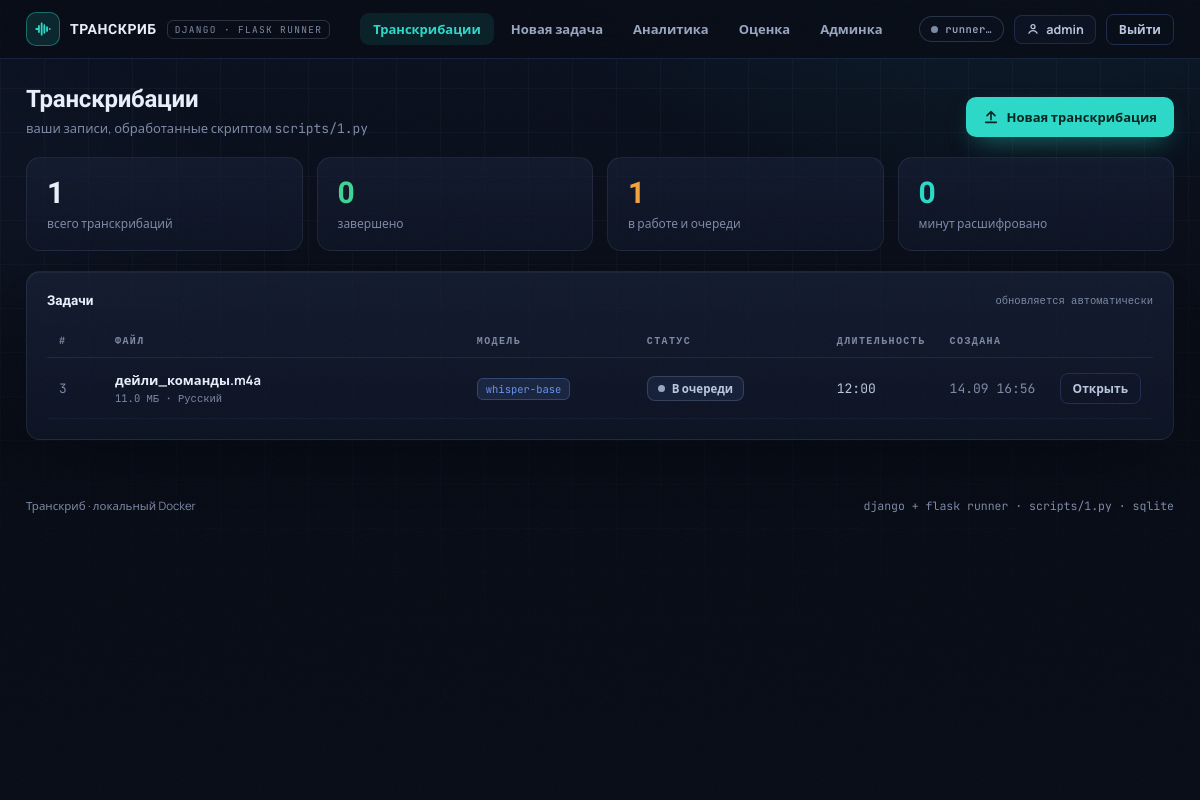
The app's page / (signed in), older data.
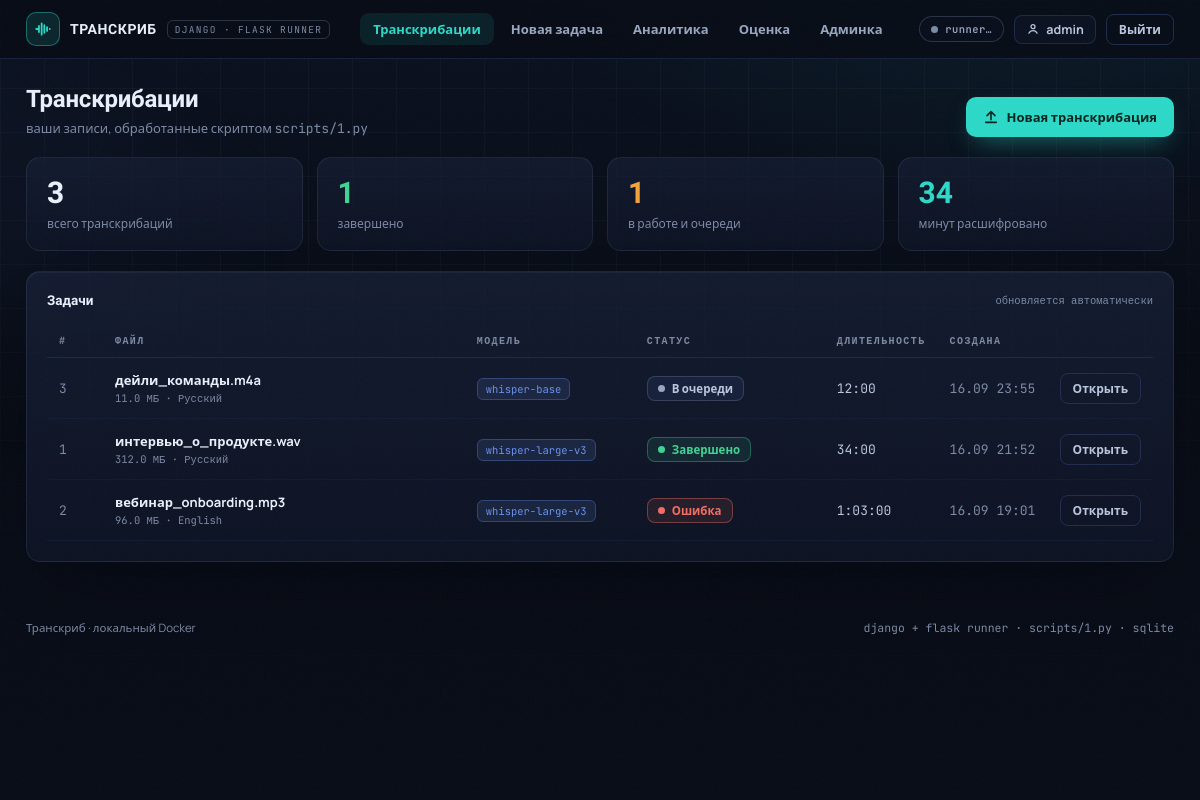
The same page, newer data.
### core/models.py (models this page shows, shortened)
class Task(models.Model):
    class Status(models.TextChoices):
        PENDING = "pending", "В очереди"
        RUNNING = "running", "Выполняется"
        DONE = "done", "Завершено"
        ERROR = "error", "Ошибка"
    user = models.ForeignKey(User, on_delete=models.CASCADE, related_name="tasks", verbose_name="Пользователь")
    input_file = models.FileField(
        "Файл",
        upload_to="uploads/",
        validators=[FileExtensionValidator(ALLOWED_EXTENSIONS)],
    )
    original_name = models.CharField("Исходное имя", max_length=255, blank=True)
    size_bytes = models.BigIntegerField("Размер, байт", default=0)
    duration_sec = models.FloatField("Длительность, сек", null=True, blank=True)
    language = models.CharField("Язык", max_length=32, default="Русский")
    model = models.CharField("Модель", max_length=64, default="large-v3-turbo")
    diarization = models.BooleanField("Диаризация спикеров", default=True)
    script = models.ForeignKey(
        "ProcessingScript",
        on_delete=models.SET_NULL,
        null=True,
        blank=True,
        related_name="tasks",
        verbose_name="Скрипт транскрибации",
        help_text="Выберите скрипт для обработки. Если не выбран, используется скрипт по умолчанию."
    )
    diarization_method = models.CharField("Метод диаризации", max_length=32, default="spectral",
                                          choices=[("ecapa", "ecapa"), ("spectral", "spectral")])
    timeout_sec = models.IntegerField("Таймаут (мс)", default=60000)
    gpu_id = models.IntegerField("ID GPU", default=0)
    metadata_json = models.TextField("Метаданные JSON", blank=True, default="")
    output_path = models.CharField("Путь вывода", max_length=512, blank=True, default="")
    status = models.CharField("Статус", max_length=10, choices=Status.choices, default=Status.PENDING)
    progress = models.PositiveSmallIntegerField("Прогресс, %", default=0)
    error = models.TextField("Ошибка", blank=True)
    transcript_text = models.TextField("Текст транскрибации", blank=True)
    words = models.PositiveIntegerField("Слов", null=True, blank=True)
    created_at = models.DateTimeField("Создана", auto_now_add=True)
    updated_at = models.DateTimeField("Обновлена", auto_now=True)
    finished_at = models.DateTimeField("Завершена", null=True, blank=True)
    class Meta:
        ordering = ["-created_at"]
        verbose_name = "Задача"
        verbose_name_plural = "Задачи"
    @property
    def display_name(self) -> str:
        return self.original_name or os.path.basename(self.input_file.name or "файл")
    @property
    def size_human(self) -> str:
        mb = (self.size_bytes or 0) / 1048576
        return f"{mb / 1024:.2f} ГБ" if mb >= 1024 else f"{mb:.1f} МБ"
    @property
    def duration_human(self) -> str:
        if not self.duration_sec:
            return "—"
        total = int(self.duration_sec)
        h, rem = divmod(total, 3600)
        m, s = divmod(rem, 60)
        return f"{h}:{m:02d}:{s:02d}" if h else f"{m:02d}:{s:02d}"

### core/views.py (the view)
# urls.py: path("", dashboard, name="dashboard"),
@login_required
def dashboard(request):
    tasks = Task.objects.filter(user=request.user)
    total = tasks.count()
    done_qs = tasks.filter(status=Task.Status.DONE)
    done = done_qs.count()
    active = tasks.filter(status__in=[Task.Status.RUNNING, Task.Status.PENDING]).count()
    errors = tasks.filter(status=Task.Status.ERROR).count()
    minutes = int((done_qs.aggregate(s=Sum("duration_sec"))["s"] or 0) // 60)
    context = {
        "tasks": tasks[:50],
        "kpis": {"total": total, "done": done, "active": active, "errors": errors, "minutes": minutes},
        "runner_online": runner_health(),
    }
    return render(request, "core/dashboard.html", context)

### core/utils.py (called while the page is built)
def runner_health() -> bool:
    try:
        resp = requests.get(settings.RUNNER_URL.rstrip("/") + "/health", timeout=2)
        return resp.status_code == 200
    except Exception:
        return False

### core/templates/core/dashboard.html (shortened to what this page needs)
{% extends "base.html" %}
{% load static %}
{% block content %}
<div class="page-head">
  <div>
    <h1 class="page-title">Транскрибации</h1>
    <p class="page-sub">ваши записи, обработанные скриптом <span class="mono">scripts/1.py</span></p>
  </div>
  <a href="{% url 'upload' %}" class="btn btn-primary">
    <svg viewBox="0 0 24 24" width="16" height="16" fill="none" stroke="currentColor" stroke-width="2.4" stroke-linecap="round" stroke-linejoin="round"><path d="M12 16V4M6 10l6-6 6 6M4 20h16"/></svg>
    Новая транскрибация
  </a>
</div>
<section class="kpis" aria-label="Показатели">
  <div class="kpi">
    <p class="kpi-num" id="kpi-total">{{ kpis.total }}</p>
    <p class="kpi-label">всего транскрибаций</p>
  </div>
  <div class="kpi">
    <p class="kpi-num ok" id="kpi-done">{{ kpis.done }}</p>
    <p class="kpi-label">завершено</p>
  </div>
  <div class="kpi">
    <p class="kpi-num warn" id="kpi-active">{{ kpis.active }}</p>
    <p class="kpi-label">в работе и очереди</p>
  </div>
  <div class="kpi">
    <p class="kpi-num acc" id="kpi-minutes">{{ kpis.minutes }}</p>
    <p class="kpi-label">минут расшифровано</p>
  </div>
</section>
<section class="panel tasks-panel">
  <header class="panel-head">
    <h2>Задачи</h2>
    <span class="mono hint">обновляется автоматически</span>
  </header>
  <div class="table-wrap">
    <table class="tasks-table">
      <thead>
        <tr>
          <th class="col-id">#</th>
          <th>Файл</th>
          <th class="col-model">Модель</th>
          <th class="col-status">Статус</th>
          <th class="col-dur">Длительность</th>
          <th class="col-date">Создана</th>
          <th class="col-act"></th>
        </tr>
      </thead>
      <tbody id="tasks-body">
        {% for t in tasks %}
        <tr data-id="{{ t.pk }}">
          <td class="mono col-id">{{ t.pk }}</td>
          <td>
            <div class="file-cell">
              <span class="file-name">{{ t.display_name }}</span>
              <span class="file-meta mono">{{ t.size_human }} · {{ t.language }}</span>
            </div>
          </td>
          <td class="col-model"><span class="model-chip mono">{{ t.model }}</span></td>
          <td class="col-status" data-cell="status">
            {% include "core/_status.html" with status=t.status progress=t.progress %}
          </td>
          <td class="mono col-dur">{{ t.duration_human }}</td>
          <td class="mono col-date">{{ t.created_at|date:"d.m H:i" }}</td>
          <td class="col-act"><a class="btn btn-ghost btn-sm" href="{% url 'task_detail' t.pk %}">Открыть</a></td>
        </tr>
        {% empty %}
        <tr id="tasks-empty">
          <td colspan="7" class="empty-cell">
            Пока нет ни одной транскрибации — <a href="{% url 'upload' %}">загрузите первый файл</a>.
          </td>
        </tr>
        {% endfor %}
      </tbody>
    </table>
  </div>
</section>
{% endblock %}

### core/templates/base.html (shortened to what this page needs)
{% load static %}<!doctype html>
<html lang="ru">
<head>
  <link rel="stylesheet" href="{% static 'core/css/app.css' %}" />
</head>
<body data-csrf="{{ csrf_token }}">
  <div class="bg-layer" aria-hidden="true"></div>
  <div class="bg-noise" aria-hidden="true"></div>
  <header class="topbar">
    <a class="brand" href="{% url 'dashboard' %}">
      <span class="brand-mark">
        <svg viewBox="0 0 24 24" width="18" height="18" fill="none" stroke="currentColor" stroke-width="2.4" stroke-linecap="round">
          <path d="M3 12h2.2M6.6 8v8M10.2 4.5v15M13.8 7v10M17.4 9.5v5M21 12h.01" />
        </svg>
      </span>
      <span class="brand-name">ТРАНСКРИБ</span>
      <span class="brand-tag">django · flask runner</span>
    </a>
    <nav class="nav">
      <a href="{% url 'dashboard' %}" class="{% if request.resolver_match.url_name == 'dashboard' %}active{% endif %}">Транскрибации</a>
      <a href="{% url 'upload' %}" class="{% if request.resolver_match.url_name == 'upload' %}active{% endif %}">Новая задача</a>
      <a href="{% url 'analytics_dashboard' %}" class="{% if 'analytics' in request.path %}active{% endif %}">Аналитика</a>
      <a href="{% url 'evaluation_dashboard' %}" class="{% if 'evaluation' in request.path %}active{% endif %}">Оценка</a>
      <a href="/admin/" target="_blank" rel="noopener">Админка</a>
    </nav>
    <div class="topbar-right">
      <span class="runner-pill" id="runner-pill" data-state="unknown" title="Статус Flask-runner'а">
        <i class="runner-dot"></i><span id="runner-pill-text">runner…</span>
      </span>
      {% if user.is_authenticated %}
        <span class="user-chip" title="{{ user.username }}">
          <svg viewBox="0 0 24 24" width="14" height="14" fill="none" stroke="currentColor" stroke-width="2.2" stroke-linecap="round"><circle cx="12" cy="8" r="3.4"/><path d="M5 19.2c1.4-3 4-4.4 7-4.4s5.6 1.4 7 4.4"/></svg>
          {{ user.username }}
        </span>
        <form method="post" action="{% url 'logout' %}" class="inline-form">
          <button type="submit" class="btn btn-ghost btn-sm">Выйти</button>
        </form>
      {% endif %}
    </div>
  </header>
  <main class="wrap">
    {% block content %}{% endblock %}
  </main>
  <footer class="foot">
    <span>Транскриб · локальный Docker</span>
    <span class="mono">django + flask runner · scripts/1.py · sqlite</span>
  </footer>
</body>
</html>

### core/templates/core/_status.html
{% if status == "running" %}
  <span class="chip chip-running"><i class="chip-dot pulse"></i>Выполняется · {{ progress }}%</span>
  <span class="progress"><span class="progress-fill stripes" style="width:{{ progress }}%"></span></span>
{% elif status == "done" %}
  <span class="chip chip-done"><i class="chip-dot"></i>Завершено</span>
{% elif status == "error" %}
  <span class="chip chip-error"><i class="chip-dot"></i>Ошибка</span>
{% else %}
  <span class="chip chip-pending"><i class="chip-dot"></i>В очереди</span>
{% endif %}

Row changes from the older to the newer data that the page shows:
changed Task "дейли_команды.m4a": created_at "14.09 16:56" → "16.09 23:55"
added Task: pk "1", display_name "интервью_о_продукте.wav", size_human "312.0 МБ", language "Русский", model "whisper-large-v3", status "done" (drawn), duration_human "34:00", created_at "16.09 21:52"
added Task: pk "2", display_name "вебинар_onboarding.mp3", size_human "96.0 МБ", language "English", model "whisper-large-v3", status "error" (drawn), duration_human "1:03:00", created_at "16.09 19:01"
Text that changed along with them:
{{ kpis.total }}: "1" → "3"
{{ kpis.done }}: "0" → "1"
{{ kpis.minutes }}: "0" → "34"
